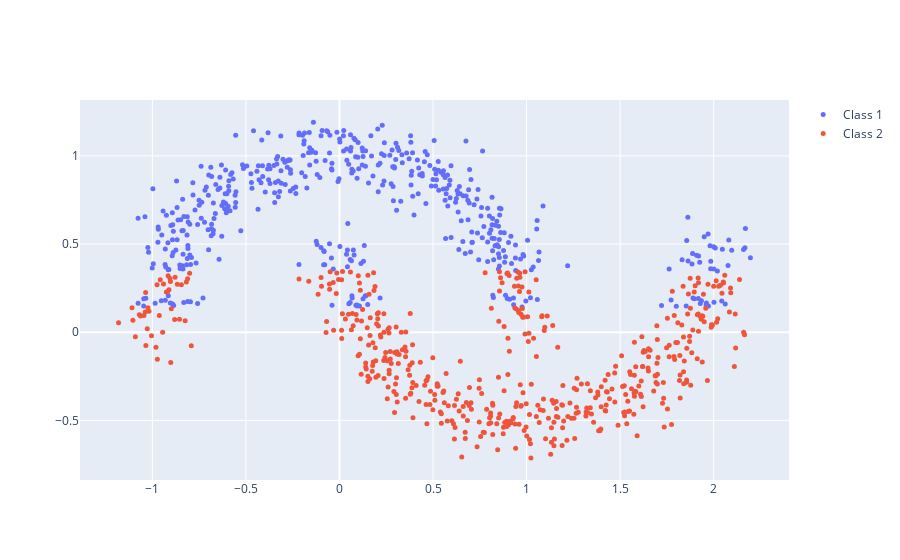

Notebook code for this chart:
### Code cell
plot_2d(X_test, preds_test)

### Figure 1 — Plotly figure (JSON) as saved in the notebook; plotly's stock layout.template omitted (floating-point values rounded to 4 significant figures; data arrays with more than 128 entries replaced by an {"elided": "..."} marker saying what was removed)
{"data": [{"marker": {"size": 5}, "mode": "markers", "name": "Class 1", "type": "scatter", "x": {"elided": "486 float values"}, "y": {"elided": "486 float values"}}, {"marker": {"size": 5}, "mode": "markers", "name": "Class 2", "type": "scatter", "x": {"elided": "494 float values"}, "y": {"elided": "494 float values"}}], "layout": {}}
